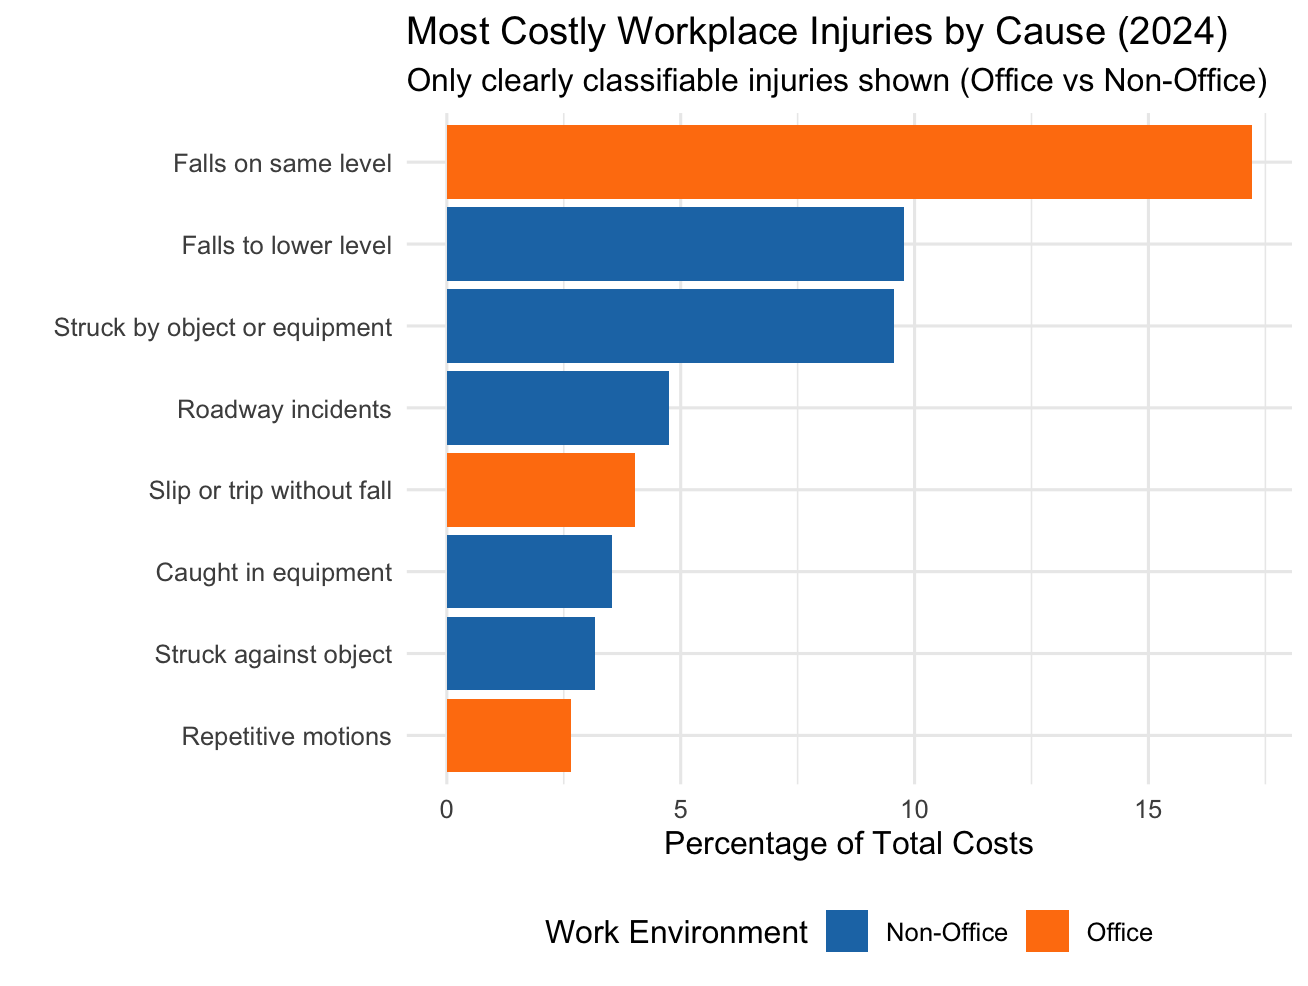

Reproduce this figure in R.
# Load required packages
library(tidyverse)
library(ggplot2)
library(knitr)
library(scales)

costly_injuries <- tibble(
  cause = c("Overexertion involving outside sources", "Falls on same level", 
            "Falls to lower level", "Struck by object or equipment",
            "Other exertions or bodily reactions", "Roadway incidents",
            "Slip or trip without fall", "Caught in equipment",
            "Struck against object", "Repetitive motions"),
  percentage = c(21.51, 17.21, 9.78, 9.56, 6.34, 4.76, 4.02, 3.54, 3.17, 2.65)
) %>%
  mutate(
    office_related = case_when(
      cause %in% c("Falls on same level", "Slip or trip without fall", 
                   "Repetitive motions") ~ "Office",
      cause %in% c("Falls to lower level", "Struck by object or equipment",
                   "Roadway incidents", "Caught in equipment",
                   "Struck against object") ~ "Non-Office",
      TRUE ~ "Other"  
    )
  )

# filter out "Other" category for comparisons
classified_injuries <- costly_injuries %>%
  filter(office_related != "Other")

# costly Injuries Visualization
ggplot(classified_injuries, 
       aes(x = reorder(cause, percentage), y = percentage, 
           fill = office_related)) +
  geom_col() +
  coord_flip() +
  scale_fill_manual(values = c("#1f77b4", "#ff7f0e")) + # Office blue, Non-Office orange
  labs(
    title = "Most Costly Workplace Injuries by Cause (2024)",
    subtitle = "Only clearly classifiable injuries shown (Office vs Non-Office)",
    x = "",
    y = "Percentage of Total Costs",
    fill = "Work Environment"
  ) +
  theme_minimal(base_size = 12) +
  theme(legend.position = "bottom")

# Fall-Specific Analysis
fall_data <- classified_injuries %>%
  filter(str_detect(cause, "Falls|Slip")) %>%
  group_by(office_related) %>%
  summarize(
    total_percentage = sum(percentage),
    n_types = n()
  ) %>%
  mutate(
    prop_of_falls = total_percentage / sum(total_percentage)
  )

#  Office vs Non-Office Comparison 
comparison_stats <- classified_injuries %>%
  group_by(office_related) %>%
  summarize(
    total_percentage = sum(percentage),
    avg_percentage = mean(percentage),
    n_causes = n()
  ) %>%
  mutate(
    prop_of_total = total_percentage / sum(total_percentage)
  )


# Classified Injuries Only
classified_injuries %>%
  arrange(desc(percentage)) %>%
  select(cause, percentage, office_related) %>%
  kable(
    caption = "Costly Workplace Injuries (Classified as Office or Non-Office Only)",
    col.names = c("Injury Cause", "% of Costs", "Environment"),
    digits = 2
  )

#  Fall Injury Comparison
fall_data %>%
  select(-n_types) %>%
  kable(
    caption = "Fall-Related Injury Costs by Environment",
    col.names = c("Environment", "Total % of Costs", "Proportion of Falls"),
    digits = 2
  )

# Table 3: Overall Comparison
comparison_stats %>%
  select(-n_causes) %>%
  kable(
    caption = "Injury Cost Distribution by Work Environment",
    col.names = c("Environment", "Total %", "Average % per Cause", "Proportion of Total"),
    digits = 2
  )
